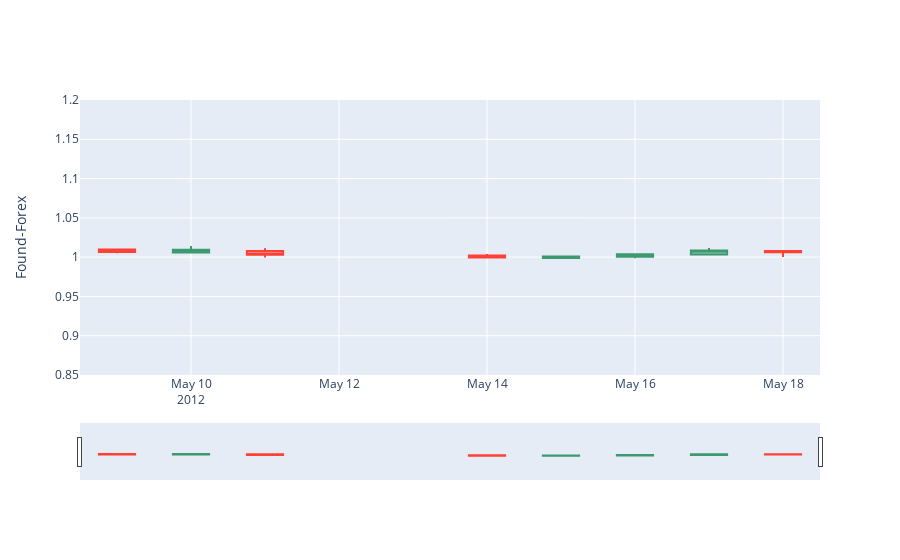
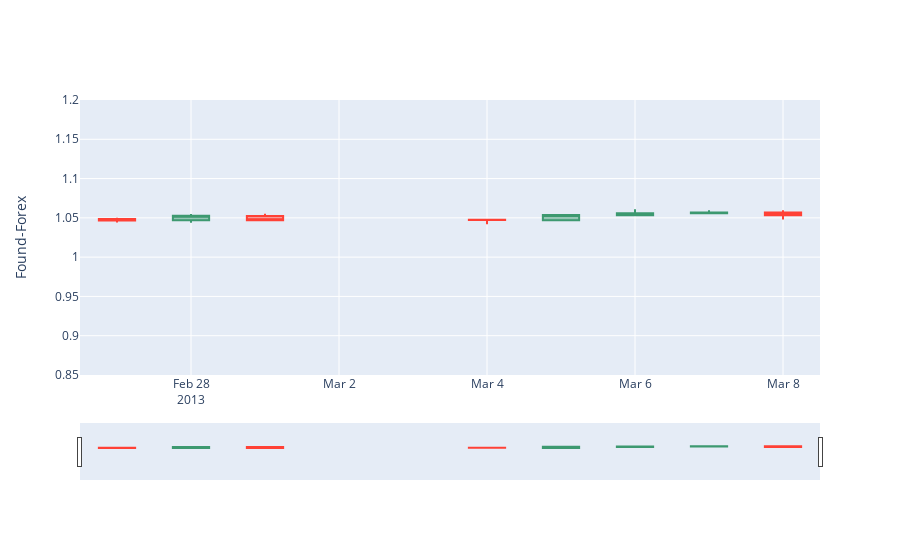
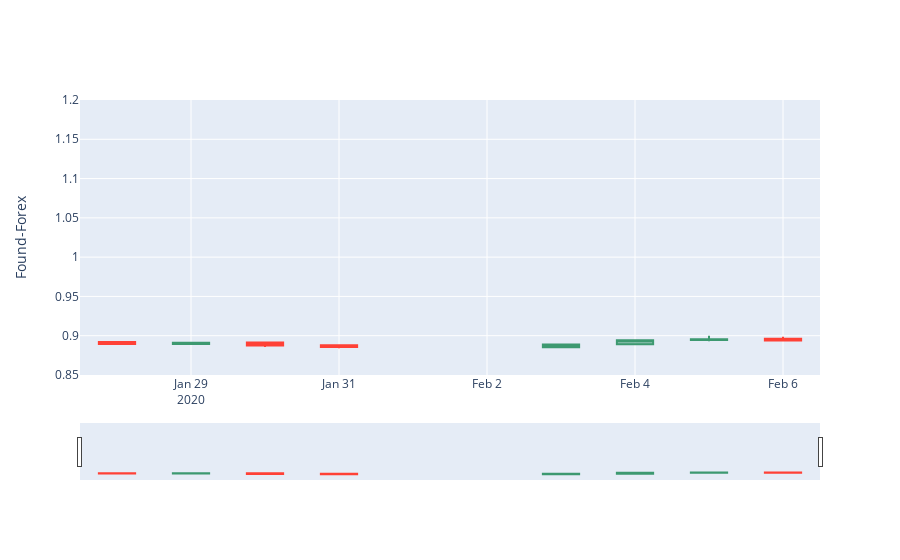

Notebook code cell kept with these figures, in order:
### Code cell
plot_candle_found(n , similar_indexs, data_train)

### Figure 1 — Plotly figure (JSON) as saved in the notebook; plotly's stock layout.template omitted (floating-point values rounded to 4 significant figures)
{"data": [{"close": [1.006, 1.01, 1.003, 0.9995, 1.001, 1.004, 1.009, 1.006], "high": [1.011, 1.014, 1.011, 1.004, 1.002, 1.004, 1.012, 1.009], "low": [1.005, 1.005, 0.9994, 0.9982, 0.9975, 0.9987, 1.002, 1.0], "open": [1.01, 1.006, 1.008, 1.002, 0.9988, 1.0, 1.004, 1.008], "type": "candlestick", "x": ["2012-05-09T00:00:00", "2012-05-10T00:00:00", "2012-05-11T00:00:00", "2012-05-14T00:00:00", "2012-05-15T00:00:00", "2012-05-16T00:00:00", "2012-05-17T00:00:00", "2012-05-18T00:00:00"]}], "layout": {"yaxis": {"range": [0.85, 1.2], "title": {"standoff": 25, "text": "Found-Forex"}}}}

### Figure 2 — Plotly figure (JSON) as saved in the notebook; plotly's stock layout.template omitted (floating-point values rounded to 4 significant figures)
{"data": [{"close": [1.047, 1.053, 1.047, 1.047, 1.054, 1.056, 1.057, 1.053], "high": [1.05, 1.055, 1.055, 1.049, 1.055, 1.061, 1.06, 1.06], "low": [1.044, 1.044, 1.046, 1.042, 1.046, 1.052, 1.055, 1.048], "open": [1.049, 1.047, 1.052, 1.048, 1.047, 1.053, 1.056, 1.057], "type": "candlestick", "x": ["2013-02-27T00:00:00", "2013-02-28T00:00:00", "2013-03-01T00:00:00", "2013-03-04T00:00:00", "2013-03-05T00:00:00", "2013-03-06T00:00:00", "2013-03-07T00:00:00", "2013-03-08T00:00:00"]}], "layout": {"yaxis": {"range": [0.85, 1.2], "title": {"standoff": 25, "text": "Found-Forex"}}}}

### Figure 3 — Plotly figure (JSON) as saved in the notebook; plotly's stock layout.template omitted (floating-point values rounded to 4 significant figures)
{"data": [{"close": [0.8895, 0.8911, 0.8874, 0.8856, 0.8888, 0.8942, 0.8956, 0.894], "high": [0.8922, 0.8924, 0.8917, 0.8882, 0.8901, 0.8954, 0.8998, 0.8988], "low": [0.8888, 0.8884, 0.8857, 0.8842, 0.8842, 0.8882, 0.8931, 0.8935], "open": [0.892, 0.8895, 0.8915, 0.8878, 0.8854, 0.8891, 0.8946, 0.896], "type": "candlestick", "x": ["2020-01-28T00:00:00", "2020-01-29T00:00:00", "2020-01-30T00:00:00", "2020-01-31T00:00:00", "2020-02-03T00:00:00", "2020-02-04T00:00:00", "2020-02-05T00:00:00", "2020-02-06T00:00:00"]}], "layout": {"yaxis": {"range": [0.85, 1.2], "title": {"standoff": 25, "text": "Found-Forex"}}}}
